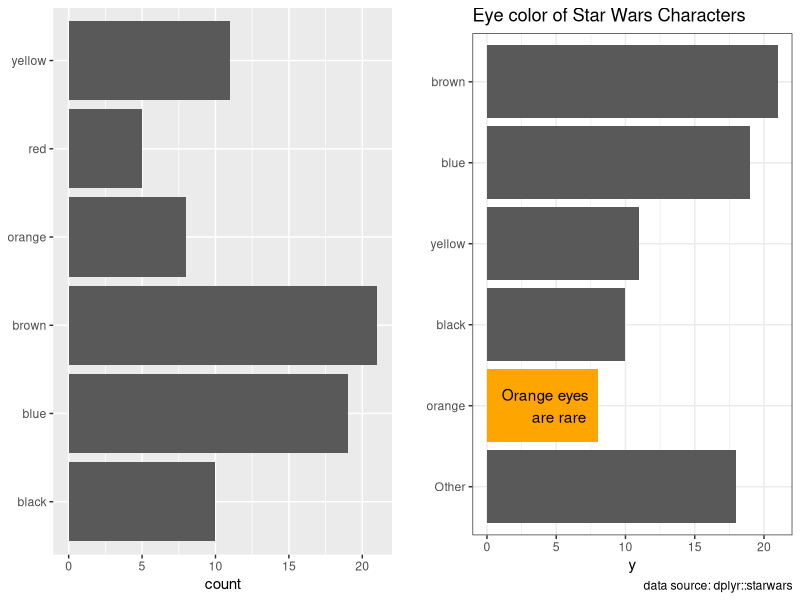
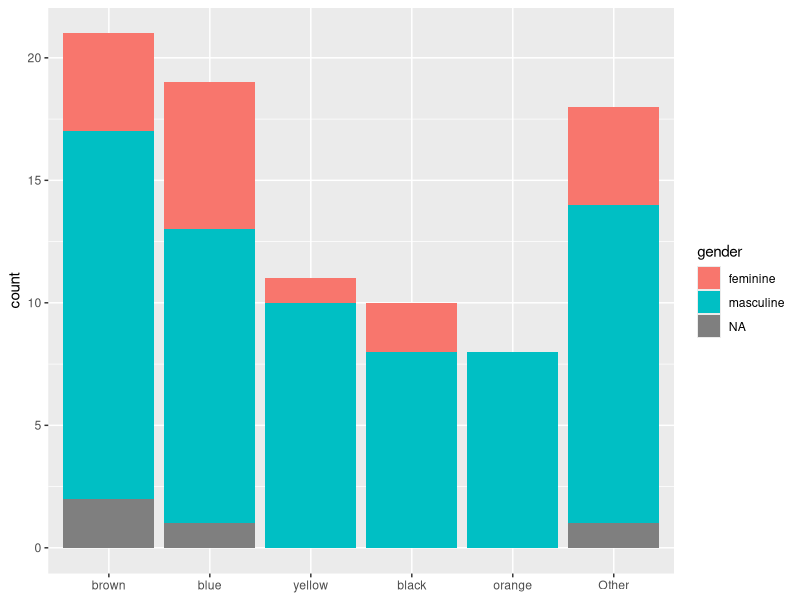

These charts were generated, in order, by the following R code:
## ---- chunk 1
library(tidyverse)
## ---- chunk 2
plot1 <- ggplot(data = fct_count(starwars$eye_color, sort = T) %>% head(6), aes(x = f, y = n)) +
  geom_col() +
  coord_flip() +
  xlab(NULL) +
  ylab("count")

plot2 <- ggplot(data = starwars, ) +
  geom_bar(aes(x = fct_rev(fct_lump(fct_infreq(eye_color), n = 5)))) +
  geom_bar(data = starwars %>% filter(eye_color == "orange"), aes(eye_color), fill = "orange") +
  annotate("text", label = "Orange eyes\n       are rare", x = 2, y = 4.2) +
  coord_flip() +
  labs(title = "Eye color of Star Wars Characters",
       x = "",
       caption = "data source: dplyr::starwars") +
  theme_bw()
  

plot3 <- ggplot(data = starwars, aes(x = fct_lump(fct_infreq(eye_color), n = 5))) +
  geom_bar(aes(fill = gender)) +
  xlab(NULL)

ggpubr::ggarrange(plot1, plot2)

plot3
